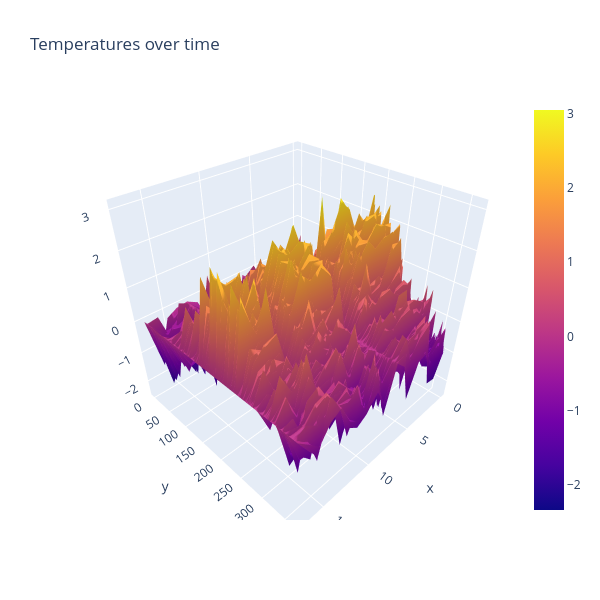

Here is the notebook cell this chart was saved with:
### Code cell
#Plotting all weather data for all stations for a year

#X = weather station
#Y = Day of the year
#Z = Temperature

fig = go.Figure(data=[go.Surface(z=notempyear.values)])
fig.update_layout(title='Temperatures over time', autosize=False,
                  width=600, height=600)
fig.show()

### Figure 1 — Plotly figure (JSON) as saved in the notebook; plotly's stock layout.template omitted (floating-point values rounded to 4 significant figures; data arrays with more than 128 entries replaced by an {"elided": "..."} marker saying what was removed)
{"data": [{"type": "surface", "z": {"elided": "365x18 float values"}}], "layout": {"autosize": false, "height": 600, "title": {"text": "Temperatures over time"}, "width": 600}}
